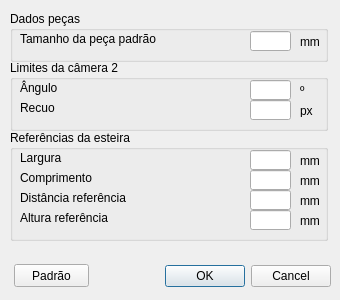
<?xml version="1.0" encoding="UTF-8"?>
<ui version="4.0">
 <class>ConfigInputs</class>
 <widget class="QDialog" name="ConfigInputs">
  <property name="geometry">
   <rect>
    <x>0</x>
    <y>0</y>
    <width>340</width>
    <height>300</height>
   </rect>
  </property>
  <property name="windowTitle">
   <string>Configurações de entrada</string>
  </property>
  <property name="windowIcon">
   <iconset>
    <normalon>:/images/images/Objectif-photo-Logo-1.png</normalon>
   </iconset>
  </property>
  <widget class="QGroupBox" name="groupBox_3">
   <property name="geometry">
    <rect>
     <x>10</x>
     <y>60</y>
     <width>318</width>
     <height>71</height>
    </rect>
   </property>
   <property name="title">
    <string>Limites da câmera 2</string>
   </property>
   <widget class="QLabel" name="label_3">
    <property name="geometry">
     <rect>
      <x>10</x>
      <y>20</y>
      <width>141</width>
      <height>16</height>
     </rect>
    </property>
    <property name="text">
     <string>Ângulo </string>
    </property>
   </widget>
   <widget class="QLabel" name="label_4">
    <property name="geometry">
     <rect>
      <x>10</x>
      <y>40</y>
      <width>141</width>
      <height>16</height>
     </rect>
    </property>
    <property name="text">
     <string>Recuo</string>
    </property>
   </widget>
   <widget class="QLineEdit" name="lineEdit_angle">
    <property name="geometry">
     <rect>
      <x>240</x>
      <y>20</y>
      <width>41</width>
      <height>20</height>
     </rect>
    </property>
    <property name="alignment">
     <set>Qt::AlignCenter</set>
    </property>
   </widget>
   <widget class="QLineEdit" name="lineEdit_offset">
    <property name="geometry">
     <rect>
      <x>240</x>
      <y>40</y>
      <width>41</width>
      <height>20</height>
     </rect>
    </property>
    <property name="alignment">
     <set>Qt::AlignCenter</set>
    </property>
   </widget>
   <widget class="QLabel" name="label">
    <property name="geometry">
     <rect>
      <x>290</x>
      <y>24</y>
      <width>47</width>
      <height>13</height>
     </rect>
    </property>
    <property name="text">
     <string>º</string>
    </property>
   </widget>
   <widget class="QLabel" name="label_2">
    <property name="geometry">
     <rect>
      <x>290</x>
      <y>44</y>
      <width>47</width>
      <height>13</height>
     </rect>
    </property>
    <property name="text">
     <string>px</string>
    </property>
   </widget>
  </widget>
  <widget class="QGroupBox" name="groupBox_4">
   <property name="geometry">
    <rect>
     <x>10</x>
     <y>130</y>
     <width>318</width>
     <height>111</height>
    </rect>
   </property>
   <property name="title">
    <string>Referências da esteira</string>
   </property>
   <widget class="QLabel" name="label_8">
    <property name="geometry">
     <rect>
      <x>10</x>
      <y>80</y>
      <width>141</width>
      <height>16</height>
     </rect>
    </property>
    <property name="text">
     <string>Altura referência</string>
    </property>
   </widget>
   <widget class="QLabel" name="label_7">
    <property name="geometry">
     <rect>
      <x>10</x>
      <y>60</y>
      <width>141</width>
      <height>16</height>
     </rect>
    </property>
    <property name="text">
     <string>Distância referência</string>
    </property>
   </widget>
   <widget class="QLabel" name="label_6">
    <property name="geometry">
     <rect>
      <x>10</x>
      <y>40</y>
      <width>141</width>
      <height>16</height>
     </rect>
    </property>
    <property name="text">
     <string>Comprimento</string>
    </property>
   </widget>
   <widget class="QLabel" name="label_5">
    <property name="geometry">
     <rect>
      <x>10</x>
      <y>20</y>
      <width>141</width>
      <height>16</height>
     </rect>
    </property>
    <property name="text">
     <string>Largura</string>
    </property>
   </widget>
   <widget class="QLineEdit" name="lineEdit_width">
    <property name="geometry">
     <rect>
      <x>240</x>
      <y>20</y>
      <width>41</width>
      <height>20</height>
     </rect>
    </property>
    <property name="alignment">
     <set>Qt::AlignCenter</set>
    </property>
   </widget>
   <widget class="QLineEdit" name="lineEdit_length">
    <property name="geometry">
     <rect>
      <x>240</x>
      <y>40</y>
      <width>41</width>
      <height>20</height>
     </rect>
    </property>
    <property name="alignment">
     <set>Qt::AlignCenter</set>
    </property>
   </widget>
   <widget class="QLineEdit" name="lineEdit_dist_ref">
    <property name="geometry">
     <rect>
      <x>240</x>
      <y>60</y>
      <width>41</width>
      <height>20</height>
     </rect>
    </property>
    <property name="alignment">
     <set>Qt::AlignCenter</set>
    </property>
   </widget>
   <widget class="QLineEdit" name="lineEdit_height">
    <property name="geometry">
     <rect>
      <x>240</x>
      <y>80</y>
      <width>41</width>
      <height>20</height>
     </rect>
    </property>
    <property name="alignment">
     <set>Qt::AlignCenter</set>
    </property>
   </widget>
   <widget class="QLabel" name="label_13">
    <property name="geometry">
     <rect>
      <x>290</x>
      <y>24</y>
      <width>47</width>
      <height>13</height>
     </rect>
    </property>
    <property name="text">
     <string>mm</string>
    </property>
   </widget>
   <widget class="QLabel" name="label_15">
    <property name="geometry">
     <rect>
      <x>290</x>
      <y>84</y>
      <width>47</width>
      <height>13</height>
     </rect>
    </property>
    <property name="text">
     <string>mm</string>
    </property>
   </widget>
   <widget class="QLabel" name="label_16">
    <property name="geometry">
     <rect>
      <x>290</x>
      <y>64</y>
      <width>47</width>
      <height>13</height>
     </rect>
    </property>
    <property name="text">
     <string>mm</string>
    </property>
   </widget>
   <widget class="QLabel" name="label_14">
    <property name="geometry">
     <rect>
      <x>290</x>
      <y>44</y>
      <width>47</width>
      <height>13</height>
     </rect>
    </property>
    <property name="text">
     <string>mm</string>
    </property>
   </widget>
  </widget>
  <widget class="QDialogButtonBox" name="buttonBox">
   <property name="geometry">
    <rect>
     <x>-10</x>
     <y>260</y>
     <width>341</width>
     <height>32</height>
    </rect>
   </property>
   <property name="orientation">
    <enum>Qt::Horizontal</enum>
   </property>
   <property name="standardButtons">
    <set>QDialogButtonBox::Cancel|QDialogButtonBox::Ok</set>
   </property>
  </widget>
  <widget class="QGroupBox" name="groupBox_2">
   <property name="geometry">
    <rect>
     <x>10</x>
     <y>11</y>
     <width>318</width>
     <height>51</height>
    </rect>
   </property>
   <property name="title">
    <string>Dados peças</string>
   </property>
   <widget class="QLabel" name="label_12">
    <property name="geometry">
     <rect>
      <x>10</x>
      <y>20</y>
      <width>141</width>
      <height>16</height>
     </rect>
    </property>
    <property name="text">
     <string>Tamanho da peça padrão</string>
    </property>
   </widget>
   <widget class="QLineEdit" name="lineEdit_size_part">
    <property name="geometry">
     <rect>
      <x>240</x>
      <y>20</y>
      <width>41</width>
      <height>20</height>
     </rect>
    </property>
    <property name="alignment">
     <set>Qt::AlignCenter</set>
    </property>
   </widget>
   <widget class="QLabel" name="label_17">
    <property name="geometry">
     <rect>
      <x>290</x>
      <y>24</y>
      <width>47</width>
      <height>13</height>
     </rect>
    </property>
    <property name="text">
     <string>mm</string>
    </property>
   </widget>
  </widget>
  <widget class="QPushButton" name="pushButton_2">
   <property name="geometry">
    <rect>
     <x>14</x>
     <y>264</y>
     <width>75</width>
     <height>23</height>
    </rect>
   </property>
   <property name="text">
    <string>Padrão</string>
   </property>
  </widget>
  <zorder>groupBox_4</zorder>
  <zorder>groupBox_3</zorder>
  <zorder>buttonBox</zorder>
  <zorder>groupBox_2</zorder>
  <zorder>pushButton_2</zorder>
 </widget>
 <resources/>
 <connections>
  <connection>
   <sender>buttonBox</sender>
   <signal>accepted()</signal>
   <receiver>ConfigInputs</receiver>
   <slot>accept()</slot>
   <hints>
    <hint type="sourcelabel">
     <x>248</x>
     <y>254</y>
    </hint>
    <hint type="destinationlabel">
     <x>157</x>
     <y>274</y>
    </hint>
   </hints>
  </connection>
  <connection>
   <sender>buttonBox</sender>
   <signal>rejected()</signal>
   <receiver>ConfigInputs</receiver>
   <slot>reject()</slot>
   <hints>
    <hint type="sourcelabel">
     <x>316</x>
     <y>260</y>
    </hint>
    <hint type="destinationlabel">
     <x>286</x>
     <y>274</y>
    </hint>
   </hints>
  </connection>
 </connections>
</ui>
